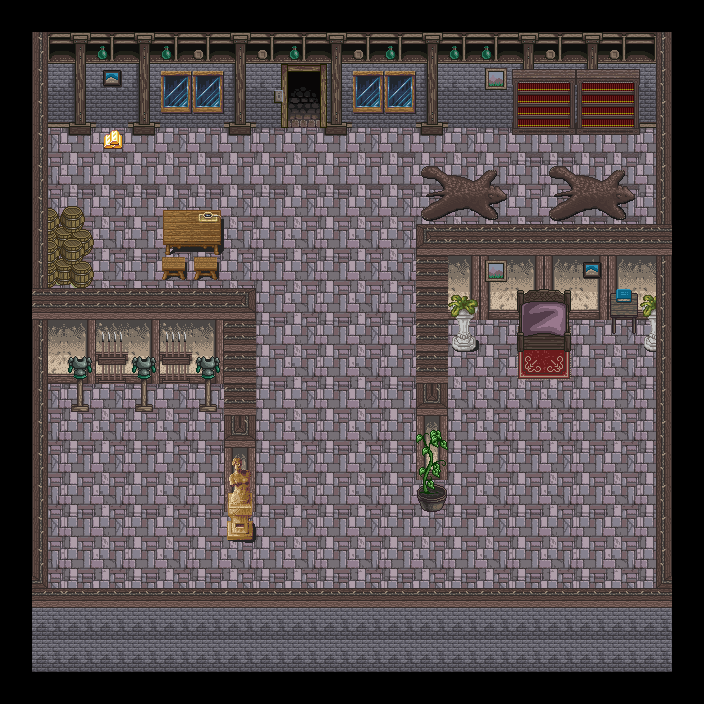

Tiled map render using the project's own tile images. Description and the map definition, with tile-layer contents summarised, below:
An orthogonal 22x22 tile map with 32x32 px tiles, 5 tile layers (Boden, behindPlayer, middle, beforePlayer, ...), 6 tilesets and 19 objects (16x Wall, Goal, Critter, Hero).

<map version="1.0" orientation="orthogonal" renderorder="right-down" width="22" height="22" tilewidth="32" tileheight="32" nextobjectid="27">
 <tileset firstgid="1" name="hyptosis_tile-art-batch-1" tilewidth="32" tileheight="32" tilecount="900">
  <image source="LevelArt/hyptosis_tile-art-batch-1.png" width="960" height="960" />
 </tileset>
 <tileset firstgid="901" name="hyptosis_til-art-batch-2" tilewidth="32" tileheight="32" tilecount="900">
  <image source="LevelArt/hyptosis_til-art-batch-2.png" width="960" height="960" />
 </tileset>
 <tileset firstgid="1801" name="hyptosis_tile-art-batch-3" tilewidth="32" tileheight="32" tilecount="900">
  <image source="LevelArt/hyptosis_tile-art-batch-3.png" width="960" height="960" />
 </tileset>
 <tileset firstgid="2701" name="hyptosis_tile-art-batch-4" tilewidth="32" tileheight="32" tilecount="900">
  <image source="LevelArt/hyptosis_tile-art-batch-4.png" width="960" height="960" />
  <tile id="397">
   <animation>
    <frame tileid="397" duration="100" />
   </animation>
  </tile>
 </tileset>
 <tileset firstgid="3601" name="hyptosis_tile-art-batch-5" tilewidth="32" tileheight="32" tilecount="722">
  <image source="LevelArt/hyptosis_tile-art-batch-5.png" width="636" height="1219" />
 </tileset>
 <tileset firstgid="4323" name="Wolfpack" tilewidth="32" tileheight="32" tilecount="64">
  <image source="LevelArt/Wolfpack.png" width="256" height="256" />
  <tile id="34">
   <animation>
    <frame tileid="32" duration="200" />
    <frame tileid="33" duration="200" />
    <frame tileid="34" duration="200" />
    <frame tileid="35" duration="200" />
   </animation>
  </tile>
 </tileset>
 <layer name="Boden" width="22" height="22">
  <data>[484 cells, 400 non-empty, 9 distinct tile ids]</data>
 </layer>
 <layer name="behindPlayer" width="22" height="22">
  <data>[484 cells, 130 non-empty, 44 distinct tile ids]</data>
 </layer>
 <layer name="middle" width="22" height="22">
  <data>[484 cells, 34 non-empty, 21 distinct tile ids]</data>
 </layer>
 <layer name="beforePlayer" width="22" height="22">
  <data>[484 cells, 64 non-empty, 12 distinct tile ids]</data>
 </layer>
 <layer name="top" width="22" height="22">
  <data>[484 cells, 80 non-empty, 13 distinct tile ids]</data>
 </layer>
 <objectgroup name="Walls">
  <object id="1" name="Wall" type="Wall" x="523" y="317" width="45" height="32" />
  <object id="2" name="Wall" type="Wall" x="454" y="304" width="32" height="38" />
  <object id="4" name="Wall" type="Wall" x="413.5" y="239" width="35.5" height="247" />
  <object id="5" name="Wall" type="Wall" x="224.5" y="305" width="32" height="213" />
  <object id="6" name="Wall" type="Wall" x="33.5" y="304" width="188.5" height="78" />
  <object id="7" name="Wall" type="Wall" x="43.5" y="216" width="44.5" height="89" />
  <object id="8" name="Wall" type="Wall" x="162.5" y="221" width="59.5" height="46" />
  <object id="9" name="Wall" type="Wall" x="26.5" y="35" width="255.5" height="68" />
  <object id="10" name="Wall" type="Wall" x="325.25" y="38" width="340.75" height="68" />
  <object id="11" name="Wall" type="Wall" x="450.25" y="239" width="216.75" height="76" />
  <object id="12" name="Wall" type="Wall" x="17" y="373" width="32" height="242" />
  <object id="13" name="Wall" type="Wall" x="34.25" y="616" width="633.75" height="42" />
  <object id="14" name="Wall" type="Wall" x="651" y="294" width="35" height="319" />
  <object id="15" name="Wall" type="Wall" x="11" y="105" width="34" height="202" />
  <object id="16" name="Wall" type="Wall" x="654" y="107" width="32" height="130" />
  <object id="17" name="Wall" type="Wall" x="608.5" y="304.5" width="32" height="32" />
  <object id="18" name="Goal" type="Goal" x="282" y="35.333" width="42.6667" height="56" />
  <object id="24" name="Critter" type="Critter" x="114" y="467" width="51" height="51" />
 </objectgroup>
 <objectgroup name="Player">
  <object id="25" name="Hero" type="Hero" x="528" y="395" width="32" height="32" />
 </objectgroup>
</map>
